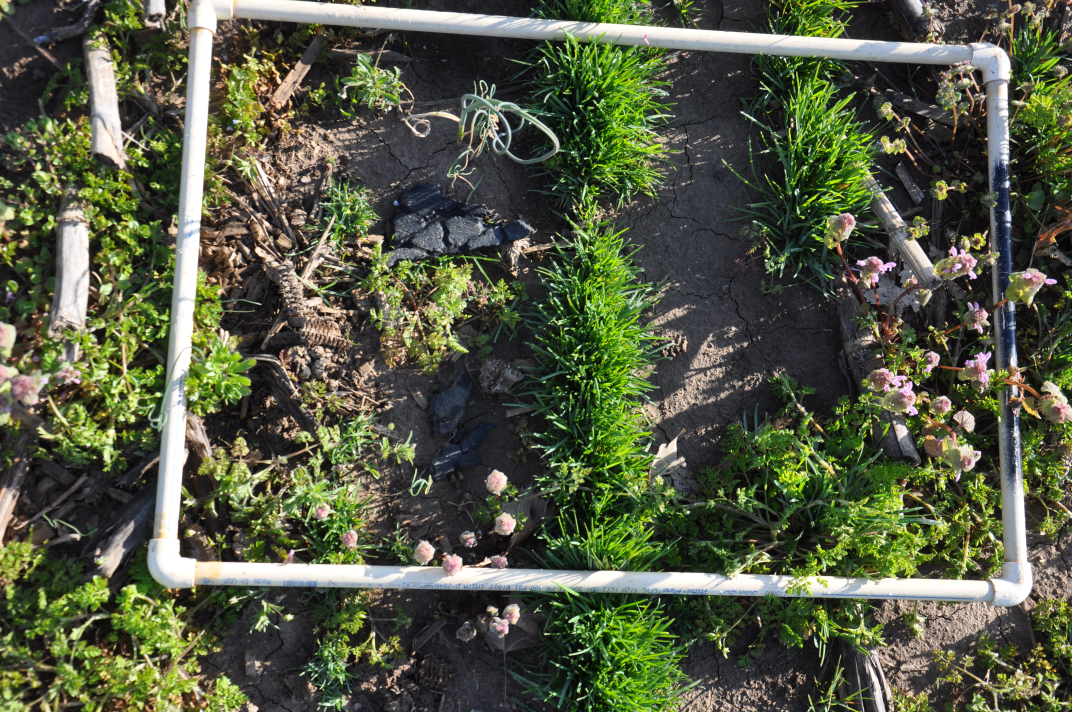
#> input picture assets/images/72649807-5735-451d-834a-5ab80be1396f.jpg, 4288 x 2848 px, found by its file name (shown at 1/4 size)
$ python trans.py
#> lines starting #> are read from the running program, lines starting #| are printed output that depends on the picture
#> further down, img is the input picture: shape (2848, 4288, 3); mean B, G, R 67.1, 90.1, 84.3
# Marker Transformation
# BoMeyering 2024

import numpy as np
import cv2
from scipy.spatial import distance_matrix
from scipy.optimize import linear_sum_assignment
from typing import Tuple

def order_points(pts: np.ndarray, img_shape: Tuple[int, int]) -> np.ndarray:
    """_summary_

    Args:
        pts (np.ndarray): _description_
        img_shape (Tuple[int, int]): _description_

    Returns:
        np.ndarray: _description_
    """

    # Unpack the image shape
    height, width = img_shape

    if np.any(np.max(pts, axis=0) > img_shape[::-1]):
        raise ValueError('One or more of the coordinates in pts is outside the bounds of the image.')
    elif np.any(pts < 0):
        raise ValueError('One or more of the coordinates in pts is negative.')
    elif len(pts) <= 2:
        raise ValueError("Only two points were passed to 'pts'.")

    # Set up the iamge corner array and compute distance matrix
    img_corners = np.array([
        [0, 0],
        [width, 0],
        [width, height],
        [0, height]
    ])

    d_mat = distance_matrix(img_corners, pts)

    # Optimize the linear sums to find the best matching corner using distance a cost
    row_ind, col_ind = linear_sum_assignment(d_mat)

    print(col_ind)
    print(row_ind)

    if len(row_ind) < 4:
        rect = pts[col_ind].astype('float32')
        temp_rect = np.zeros((4, 2)).astype('float32')
        temp_rect[row_ind] = rect
        if 0 not in row_ind:
            p_vec = temp_rect[2] - temp_rect[1]
            point = temp_rect[3] - p_vec
            temp_rect[0] = point
            return temp_rect
        elif 1 not in row_ind:
            p_vec = temp_rect[3] - temp_rect[0]
            point = temp_rect[2] - p_vec
            temp_rect[1] = point
            return temp_rect
        elif 2 not in row_ind:
            p_vec = temp_rect[0] - temp_rect[3]
            point = temp_rect[1] - p_vec
            temp_rect[2] = point
            return temp_rect
        elif 3 not in row_ind:
            p_vec = temp_rect[1] - temp_rect[2]
            point = temp_rect[0] - p_vec
            temp_rect[3] = point
            return temp_rect
    else:
        # Reorder the points
        rect = pts[col_ind].astype('float32')

        return rect

def point_transform(img: np.ndarray, pts: np.ndarray, output_shape: Tuple[int, int]=None) -> np.ndarray:

    rect = order_points(pts, img.shape[:2])
    tl, tr, br, bl = rect
#> tl = [839, 22]; tr = [3980, 231]; br = [4066, 2349]; bl = [687, 2267]

    if not output_shape:
        wA = np.sqrt(((tr[0] - tl[0]) ** 2) + ((tr[1] - tl[1]) ** 2))
#> wA = 3147.9
        wB = np.sqrt(((br[0] - bl[0]) ** 2) + ((br[1] - bl[1]) ** 2))
#> wB = 3380
        width = max(int(wA), int(wB))
#> width = 3379

        hA = np.sqrt(((tr[0] - br[0]) ** 2) + ((tr[1] - br[1]) ** 2))
#> hA = 2119.7
        hB = np.sqrt(((tl[0] - bl[0]) ** 2) + ((tl[1] - bl[1]) ** 2))
#> hB = 2250.1
        height = max(int(hA), int(hB))
#> height = 2250
    else:
        height, width = output_shape

    dst = np.array(
        [
            [0, 0],
            [width, 0,],
            [width, height],
            [0, height]
        ],
        dtype = "float32"
    )

    M = cv2.getPerspectiveTransform(rect, dst)

    transformed = cv2.warpPerspective(img, M, (width, height))
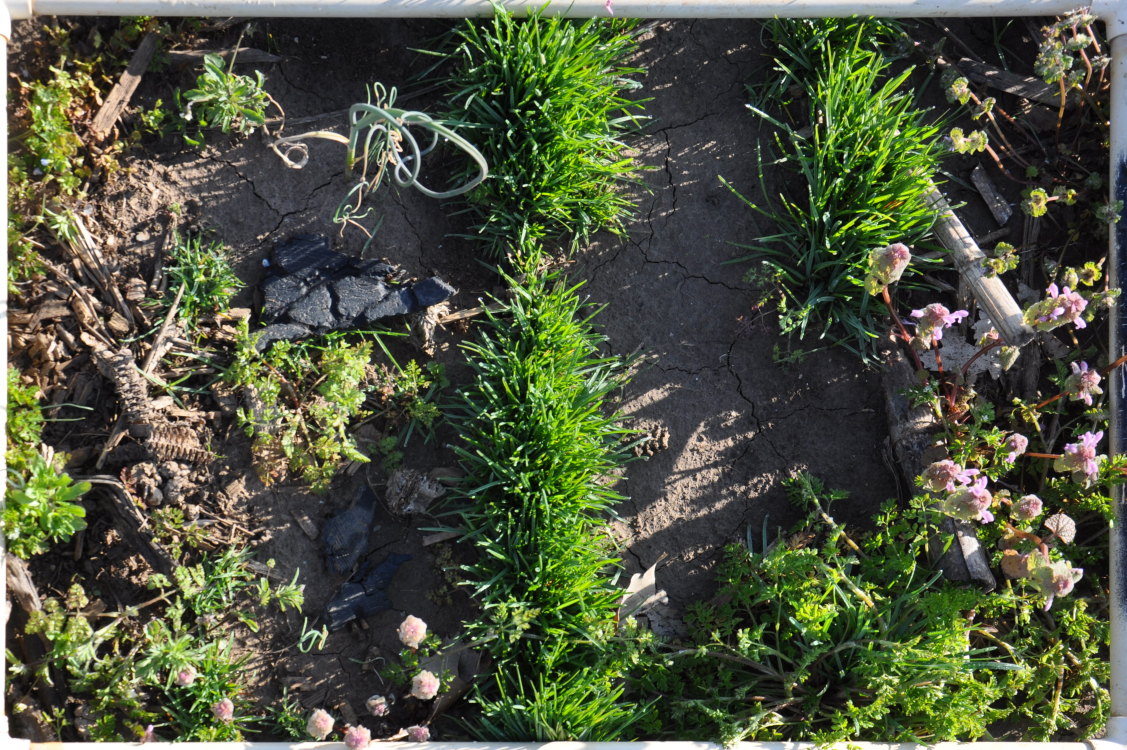
#> transformed: shape (2250, 3379, 3) (shown at 1/3 size); mean B, G, R 62.2, 84.5, 78.1

    return transformed

def show_image(img):
    cv2.namedWindow('test', cv2.WINDOW_NORMAL)
    cv2.imshow('test', img)
    cv2.waitKey()
    cv2.destroyAllWindows()

if __name__ == '__main__':
    img = cv2.imread('assets/images/72649807-5735-451d-834a-5ab80be1396f.jpg')
    # show_image(img)


    points0 = np.array([[687, 2267], [3980, 231], [4066, 2349]]) # missing 0
    points1 = np.array([[687, 2267], [4066, 2349], [839, 22]]) # missing 1
    points2 = np.array([[687, 2267], [3980, 231], [839, 22]]) # missing 2
    points3 = np.array([[3980, 231], [4066, 2349], [839, 22]]) # missing 3
    points = np.array([[687, 2267], [3980, 231], [4066, 2349], [839, 22]])
    # rect = order_points(pts=points, img_shape=img.shape[:2])
    # print(rect)
    transformed = point_transform(img, points)
    show_image(transformed)
